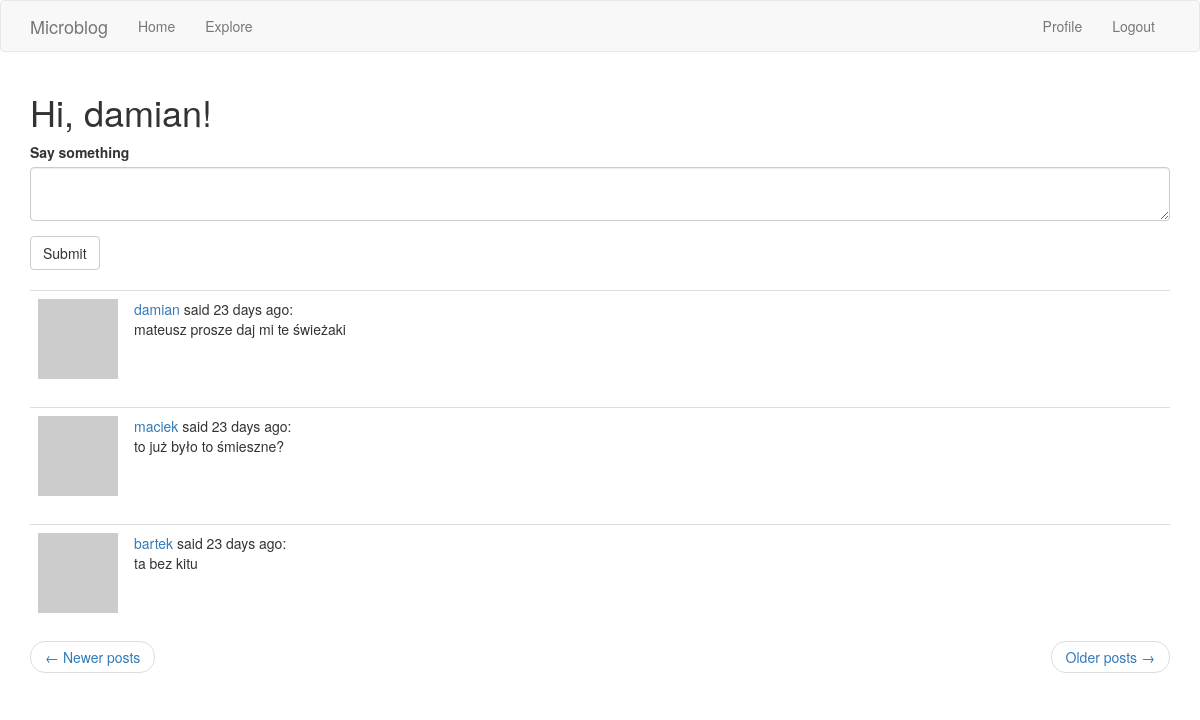
Screenshot of /explore?page=2 (signed in) with the database file from the repository.
### app/models.py (models this page shows, shortened)
class User(UserMixin, db.Model):
    id = db.Column(db.Integer, primary_key=True)
    username = db.Column(db.String(64), index=True, unique=True)
    email = db.Column(db.String(120), index=True, unique=True)
    password_hash = db.Column(db.String(128))
    posts = db.relationship('Post', backref='author', lazy='dynamic')
    about_me = db.Column(db.String(140))
    last_seen = db.Column(db.DateTime, default=datetime.utcnow)
    followed = db.relationship(
        'User', secondary=followers,
        primaryjoin=(followers.c.follower_id == id),
        secondaryjoin=(followers.c.followed_id == id),
        backref=db.backref('followers', lazy='dynamic'), lazy='dynamic')
    def avatar(self, size):
        digest = md5(self.email.lower().encode('utf-8')).hexdigest()
        return 'https://www.gravatar.com/avatar/{}?d=identicon&s={}'.format(
            digest, size)

class Post(db.Model):
    id = db.Column(db.Integer, primary_key=True)
    body = db.Column(db.String(140))
    timestamp = db.Column(db.DateTime, index=True, default=datetime.utcnow)
    user_id = db.Column(db.Integer, db.ForeignKey('user.id'))

### app/routes.py (the view)
@app.route('/explore', methods=['GET'])
@login_required
def explore():
    form = PostForm()
    if form.validate_on_submit():
        post = Post(body=form.post.data, author=current_user)
        db.session.add(post)
        db.session.commit()
        flash('Succesfully added a post!')
        return redirect(url_for('explore'))
    page = request.args.get('page', 1, type=int)
    posts = Post.query.order_by(Post.timestamp.desc()).paginate(
        page, app.config['POSTS_PER_PAGE'], False
    )
    next_url = url_for('explore', page=posts.next_num) \
        if posts.has_next else None
    prev_url = url_for('explore', page=posts.prev_num) \
        if posts.has_prev else None
    return render_template('index.html', title="Home", form=form, posts=posts.items,
                           next_url=next_url, prev_url=prev_url)

### app/forms.py
class PostForm(FlaskForm):
    post = TextAreaField('Say something', validators=[DataRequired(), Length(min=1, max=140)])
    submit = SubmitField('Submit')

### app/models.py (called while the page is built)
@login.user_loader
def load_user(id):
    return User.query.get(int(id))

### app/routes.py (called while the page is built)
@app.before_request
def before_request():
    if current_user.is_authenticated:
        current_user.last_seen = datetime.utcnow()
        db.session.commit()

### app/templates/index.html
{% extends "base.html" %}
{% import 'bootstrap/wtf.html' as wtf %}
{% block app_content %}
    <h1>Hi, {{ current_user.username }}!</h1>
    {% if form %}
    {{ wtf.quick_form(form) }}
    <br>
    {% endif %}
    {% for post in posts %}
        {% include '_post.html' %}
    {% endfor %}
    <nav aria-label="...">
        <ul class="pager">
            <li class="previous{% if not prev_url %} disabled{% endif %}">
                <a href="{{ prev_url or '#' }}">
                    <span aria-hidden="true">&larr;</span> Newer posts
                </a>
            </li>
            <li class="next{% if not next_url %} disabled{% endif %}">
                <a href="{{ next_url or '#' }}">
                    Older posts <span aria-hidden="true">&rarr;</span>
                </a>
            </li>
        </ul>
    </nav>
{% endblock %}

### app/templates/_post.html
    <table class="table table-hover">
        <tr>
            <td width="70px">
                <a href="{{ url_for('user', username=post.author.username) }}">
                    <img src="{{ post.author.avatar(70) }}" />
                </a>
            </td>
            <td>
                <a href="{{ url_for('user', username=post.author.username) }}">
                    {{ post.author.username }}
                </a>
                said {{ moment(post.timestamp).fromNow() }}:
                <br>
                {{ post.body }}
            </td>
        </tr>
    </table>

### rows the page displays
User: username "damian"
Post: author.username "damian", timestamp "23 days ago", body "mateusz prosze daj mi te świeżaki"
Post: author.username "maciek", timestamp "23 days ago", body "to już było to śmieszne?"
Post: author.username "bartek", timestamp "23 days ago", body "ta bez kitu"
